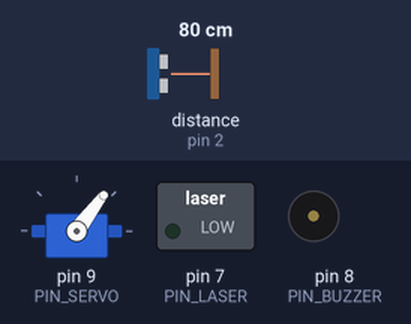
Recording of a sketch running on a simulated Arduino Uno, built with avr-gcc and run on an emulated ATmega328P. On the bench: servo, switched loads named in the sketch (green lamp = pin HIGH), buzzer (waves = sounding). Wiring (inferred from the names in the program): ultrasonic range finder: trigger pin 3; echo pin 2. Inputs (shaded band) come from the test bench; at power-on: distance to the obstacle (sensor on pin 2) 80 cm. The echo pulse lasts 58.3 µs per cm; EEPROM starts erased; pins used as bus, display or sensor lines are not drawn; what the sketch prints to the serial monitor is not drawn.

Above: at 4.3 s.
4.4 s: distance to the obstacle (sensor on pin 2) set to 64 cm
7.4 s: distance to the obstacle (sensor on pin 2) set to 56 cm
At 7.82 s:
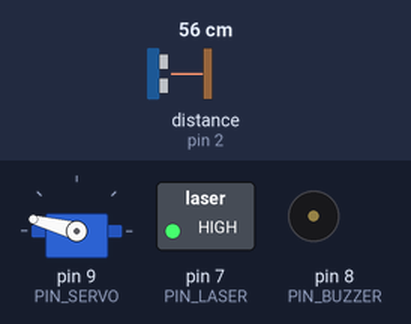
10.4 s: distance to the obstacle (sensor on pin 2) set to 5 cm
13.4 s: distance to the obstacle (sensor on pin 2) set to 2 cm
At 13.95 s:
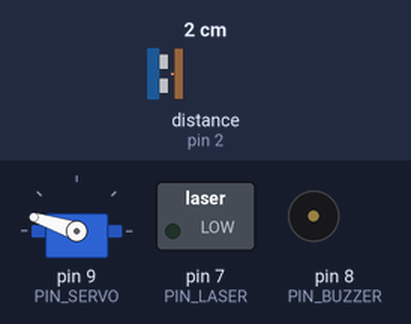
16.4 s: distance to the obstacle (sensor on pin 2) set to 4 cm
At 20.18 s:
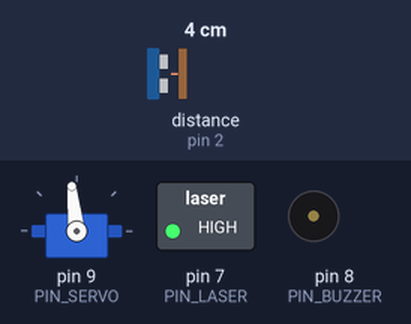
Timing chart, 0 to 23.4 s (numbered marks = the images above; inputs shaded):
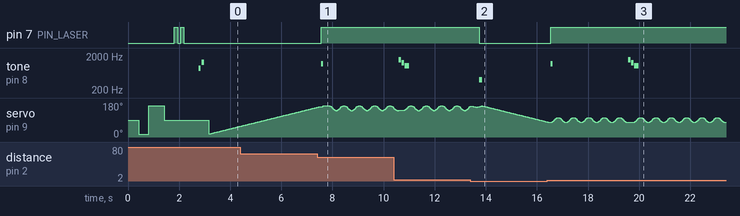

Measured:
- the behaviour switches between 61 and 60 cm on distance to the obstacle (sensor on pin 2) (found by bisection; images 0 and 1)
- the behaviour switches between 4 and 3 cm on distance to the obstacle (sensor on pin 2) (found by bisection; images 1 and 2)
- after the input at 7.4 s, pin 7 (PIN_LASER): LOW → HIGH after 0.16 s; tone on pin 8 (PIN_BUZZER): silent → 1200 Hz after 0.16 s, → silent 0.08 s later
- after the input at 13.4 s, pin 7 (PIN_LASER): HIGH → LOW after 0.35 s; tone on pin 8 (PIN_BUZZER): silent → 400 Hz after 0.35 s, → silent 0.12 s later
- after the input at 16.4 s, pin 7 (PIN_LASER): LOW → HIGH after 0.14 s; tone on pin 8 (PIN_BUZZER): plays 1200 Hz for 0.08 s, 1568 Hz for 0.10 s, 1245 Hz for 0.10 s, 1047 Hz for 0.18 s, starting after 0.14 s

The sketch:

pvo_a_simple.ino
```cpp
/*
 * ============================================================
 *  ПВО-1К «Комар» — ВАРИАНТ A (чистый): Uno/Nano + HC-SR04
 * ============================================================
 *  Самодостаточный скетч сканирующей турели БЕЗ режима внешнего
 *  целеуказания (для связки с Raspberry Pi используйте pvo.ino).
 *
 *  Железо: Arduino Uno/Nano, HC-SR04 и лазер <=5 мВт на качалке
 *  серво, буззер. Схема и сборка — «Сборка варианта A.docx».
 *
 *  ЛОГИКА:  ПАТРУЛЬ -> ЗАХВАТ -> СОПРОВОЖДЕНИЕ -> «ПОРАЖЕНИЕ»
 *           -> ПОТЕРЯ -> ПАТРУЛЬ (подробно — в руководстве).
 *
 *  ОБРАБОТКА ОШИБОК:
 *   - самотест при старте: датчик (10 контрольных замеров),
 *     серво (прогон), лазер (2 мигания), буззер;
 *   - слежение за датчиком в работе: если эха нет ВООБЩЕ дольше
 *     SENSOR_FAIL_S секунд — тревога в Serial + двойной «чирп»
 *     (обрыв TRIG/ECHO/питания); восстанавливается само;
 *   - защита от мусора в замерах: медиана из 3 при захвате;
 *   - журнал и счётчик перезагрузок в EEPROM (USE_EEPROM 1):
 *     если счётчик загрузок растёт сам по себе — у вас проседает
 *     питание (см. руководство, раздел «Диагностика»).
 *
 *  ЗАМЕНЫ КОМПОНЕНТОВ (полная таблица — в руководстве):
 *   - HC-SR04P / US-015: тот же код, без изменений;
 *   - JSN-SR04T (влагозащищённый): MIN_VALID_CM = 25;
 *   - серво MG90S/MG996R: без изменений (MG996R — питание 5В/2А);
 *   - активный или пассивный буззер: без изменений;
 *   - Uno / Nano / Pro Mini / Mega: без изменений (пины те же).
 * ============================================================
 */

#include <Servo.h>

#define FW_VERSION "1.2"
#define RADAR_GUI 0        // 1 = поток "угол,дистанция." для Processing-радара
#define USE_EEPROM 1       // 1 = журнал и счётчик загрузок в EEPROM

#if USE_EEPROM
#include <EEPROM.h>
#endif

// ========================= ПИНЫ =============================
const uint8_t PIN_SERVO  = 9;
const uint8_t PIN_TRIG   = 3;
const uint8_t PIN_ECHO   = 2;
const uint8_t PIN_LASER  = 7;
const uint8_t PIN_BUZZER = 8;

// ======================= НАСТРОЙКИ ==========================
const int      SWEEP_MIN      = 15;
const int      SWEEP_MAX      = 165;
const int      DETECT_DIST_CM = 60;
const int      LOST_DIST_CM   = 90;
const int      MIN_VALID_CM   = 3;     // ближе — считаем помехой (JSN-SR04T: 25)
const uint8_t  CONFIRM_PINGS  = 3;
const uint8_t  LOST_PINGS     = 12;
const int      TRACK_WOBBLE   = 5;
const unsigned long STEP_MS      = 30;
const unsigned long KILL_HOLD_MS = 3000;
// Предохранитель: дольше этого одну цель не ведём (штора на сквозняке,
// вентилятор, экран телевизора). 0 — выключить лимит.
const unsigned long TRACK_MAX_MS      = 60000;
const unsigned long TRACK_COOLDOWN_MS = 10000;  // пауза перед новым захватом
const unsigned long PULSE_TIMEOUT_US = 20000UL; // ~3,4 м; JSN-SR04T: 30000
const unsigned int  SENSOR_FAIL_S = 30; // «эха нет вообще» столько секунд -> тревога

// ======================= СОСТОЯНИЕ ==========================
enum Mode { PATROL, TRACK };
Mode mode = PATROL;

Servo turret;
int  angle = SWEEP_MIN, sweepDir = 1;
int  lockAngle = 90, wobble = 0, wobbleDir = 1;
uint8_t confirmCnt = 0, lostCnt = 0;
unsigned long lastStep = 0, lockedAt = 0, cooldownUntil = 0;
bool killLogged = false;
unsigned int kills = 0;

// --- здоровье датчика ---
unsigned long lastEchoMs = 0;      // когда последний раз было ЛЮБОЕ эхо
unsigned long lastAlarmMs = 0;
bool sensorAlarm = false;

#if USE_EEPROM
struct Persist { uint16_t magic; uint16_t boots; uint16_t kills; };
const uint16_t MAGIC = 0x1D07;
Persist pdata;
#endif

// Прототипы
void patrolStep(); void trackStep(); void lockTarget(); void releaseTarget();
int  measureCm(); int measureMedian3(); void report(int a, int d);
void victoryTune(); void selfTest(); void sensorWatch();

// ============================================================
void setup() {
  pinMode(PIN_TRIG, OUTPUT);
  pinMode(PIN_ECHO, INPUT);
  pinMode(PIN_LASER, OUTPUT);
  pinMode(PIN_BUZZER, OUTPUT);
  digitalWrite(PIN_LASER, LOW);
  Serial.begin(9600);
  turret.attach(PIN_SERVO);

#if USE_EEPROM
  EEPROM.get(0, pdata);
  if (pdata.magic != MAGIC) { pdata = {MAGIC, 0, 0}; }
  pdata.boots++;
  EEPROM.put(0, pdata);
  kills = pdata.kills;
#endif

  selfTest();

#if !RADAR_GUI
  Serial.println(F("=== ПВО-1К \"Комар\" (вариант A) на боевом дежурстве ==="));
  Serial.println(F("Версия прошивки: " FW_VERSION));
#if USE_EEPROM
  Serial.print(F("Загрузка N")); Serial.print(pdata.boots);
  Serial.print(F(", журнал за всё время: ")); Serial.println(kills);
  if (pdata.boots > 3)
    Serial.println(F("Подсказка: если счётчик загрузок растёт сам — проверьте питание серво"));
#endif
#endif
  lastEchoMs = millis();
}

// ============================================================
void loop() {
  unsigned long now = millis();
  if (now - lastStep < STEP_MS) return;
  lastStep = now;

  sensorWatch();                       // контроль здоровья датчика

  if (mode == TRACK && TRACK_MAX_MS > 0 && now - lockedAt > TRACK_MAX_MS) {
    cooldownUntil = now + TRACK_COOLDOWN_MS;
    releaseTarget();
#if !RADAR_GUI
    Serial.println(F("(лимит непрерывного сопровождения — пауза)"));
#endif
  }

  if (mode == PATROL) patrolStep();
  else                trackStep();
}

// ---------------- САМОТЕСТ ПРИ СТАРТЕ -----------------------
void selfTest() {
  // серво: прогон по сектору
  turret.write(90); delay(400);
  turret.write(SWEEP_MIN); delay(400);
  turret.write(SWEEP_MAX); delay(600);
  turret.write(90); delay(400);
  // лазер: два коротких мигания (визуальная проверка подключения)
  for (int i = 0; i < 2; i++) {
    digitalWrite(PIN_LASER, HIGH); delay(120);
    digitalWrite(PIN_LASER, LOW);  delay(120);
  }
  // датчик: 10 контрольных замеров
  int ok = 0, minCm = 999, maxCm = 0;
  for (int i = 0; i < 10; i++) {
    int d = measureCm();
    if (d < 999) { ok++; if (d < minCm) minCm = d; if (d > maxCm) maxCm = d; }
    delay(40);
  }
#if !RADAR_GUI
  if (ok == 0) {
    Serial.println(F("ОШИБКА САМОТЕСТА: датчик не дал ни одного эха."));
    Serial.println(F("  Проверьте: TRIG->D3, ECHO->D2, VCC->5V, GND; не JSN-SR04T ли у вас (MIN_VALID_CM=25)"));
    tone(PIN_BUZZER, 300, 400);
  } else {
    Serial.print(F("Самотест: датчик OK (эхо в ")); Serial.print(ok);
    Serial.print(F("/10 замеров, ")); Serial.print(minCm);
    Serial.print(F("..")); Serial.print(maxCm); Serial.println(F(" см)"));
  }
#endif
  tone(PIN_BUZZER, 880, 90); delay(120);
  tone(PIN_BUZZER, 1320, 90); delay(150);
}

// ---------------- КОНТРОЛЬ ДАТЧИКА В РАБОТЕ -----------------
void sensorWatch() {
  unsigned long now = millis();
  if (now - lastEchoMs > (unsigned long)SENSOR_FAIL_S * 1000UL) {
    if (!sensorAlarm || now - lastAlarmMs > 60000UL) {
      sensorAlarm = true;
      lastAlarmMs = now;
#if !RADAR_GUI
      Serial.println(F("ТРЕВОГА: датчик молчит (нет ни одного эха). Обрыв TRIG/ECHO/питания?"));
#endif
      tone(PIN_BUZZER, 300, 100); delay(140); tone(PIN_BUZZER, 300, 100);
    }
  }
}

void noteEcho() {
  lastEchoMs = millis();
  if (sensorAlarm) {
    sensorAlarm = false;
#if !RADAR_GUI
    Serial.println(F("Датчик снова отвечает — тревога снята"));
#endif
  }
}

// ---------------- ПАТРУЛЬ -----------------------------------
void patrolStep() {
  angle += sweepDir;
  if (angle >= SWEEP_MAX) { angle = SWEEP_MAX; sweepDir = -1; }
  if (angle <= SWEEP_MIN) { angle = SWEEP_MIN; sweepDir =  1; }
  turret.write(angle);

  int d = measureCm();
  report(angle, d);

  if (millis() < cooldownUntil) {
    confirmCnt = 0;                    // пауза после лимита сопровождения
  } else if (d >= MIN_VALID_CM && d <= DETECT_DIST_CM) {
    if (++confirmCnt >= CONFIRM_PINGS) {
      // контрольная медиана из 3 — отсекаем одиночный мусор
      int m = measureMedian3();
      if (m >= MIN_VALID_CM && m <= DETECT_DIST_CM) lockTarget();
      else confirmCnt = 0;
    }
  } else {
    confirmCnt = 0;
  }
}

// ---------------- ЗАХВАТ ------------------------------------
void lockTarget() {
  mode = TRACK;
  lockAngle = angle;
  wobble = 0; wobbleDir = 1;
  lostCnt = 0; killLogged = false;
  lockedAt = millis();
  digitalWrite(PIN_LASER, HIGH);
  tone(PIN_BUZZER, 1200, 80);
#if !RADAR_GUI
  Serial.print(F(">>> ЦЕЛЬ ЗАХВАЧЕНА! Азимут "));
  Serial.print(lockAngle); Serial.println(F(" град — лазер наведён"));
#endif
}

// ---------------- СОПРОВОЖДЕНИЕ -----------------------------
void trackStep() {
  wobble += wobbleDir;
  if (wobble >=  TRACK_WOBBLE) wobbleDir = -1;
  if (wobble <= -TRACK_WOBBLE) wobbleDir =  1;
  int a = constrain(lockAngle + wobble, SWEEP_MIN, SWEEP_MAX);
  turret.write(a);

  int d = measureCm();
  report(a, d);

  if (d >= MIN_VALID_CM && d <= LOST_DIST_CM) {
    lostCnt = 0;
    lockAngle = a;
    if (!killLogged && millis() - lockedAt >= KILL_HOLD_MS) {
      kills++;
      killLogged = true;
#if USE_EEPROM
      pdata.kills = kills; EEPROM.put(0, pdata);
#endif
      victoryTune();
#if !RADAR_GUI
      Serial.print(F("*** Цель N")); Serial.print(kills);
      Serial.println(F(" поражена. Занесена в журнал ***"));
#endif
    }
  } else if (++lostCnt >= LOST_PINGS) {
    releaseTarget();
  }
}

// ---------------- ПОТЕРЯ ------------------------------------
void releaseTarget() {
  digitalWrite(PIN_LASER, LOW);
  angle = lockAngle;
  mode = PATROL;
  confirmCnt = 0;
  tone(PIN_BUZZER, 400, 120);
#if !RADAR_GUI
  Serial.println(F("<<< Цель потеряна — возвращаюсь к патрулированию"));
#endif
}

// ---------------- ЗАМЕРЫ ------------------------------------
int measureCm() {
  digitalWrite(PIN_TRIG, LOW);  delayMicroseconds(2);
  digitalWrite(PIN_TRIG, HIGH); delayMicroseconds(10);
  digitalWrite(PIN_TRIG, LOW);
  unsigned long us = pulseIn(PIN_ECHO, HIGH, PULSE_TIMEOUT_US);
  if (us == 0) return 999;
  noteEcho();
  int cm = (int)(us / 58);
  return (cm < 1) ? 999 : cm;
}

int measureMedian3() {
  int a = measureCm(); delay(30);
  int b = measureCm(); delay(30);
  int c = measureCm();
  // медиана трёх
  if (a > b) { int t = a; a = b; b = t; }
  if (b > c) { int t = b; b = c; c = t; }
  if (a > b) { int t = a; a = b; b = t; }
  return b;
}

// ---------------- ТЕЛЕМЕТРИЯ / ЗВУК -------------------------
void report(int a, int d) {
#if RADAR_GUI
  Serial.print(a); Serial.print(','); Serial.print(d); Serial.print('.');
#else
  (void)a; (void)d;
#endif
}

void victoryTune() {
  tone(PIN_BUZZER, 1568, 100); delay(120);
  tone(PIN_BUZZER, 1245, 100); delay(120);
  tone(PIN_BUZZER, 1047, 180);
}
```
